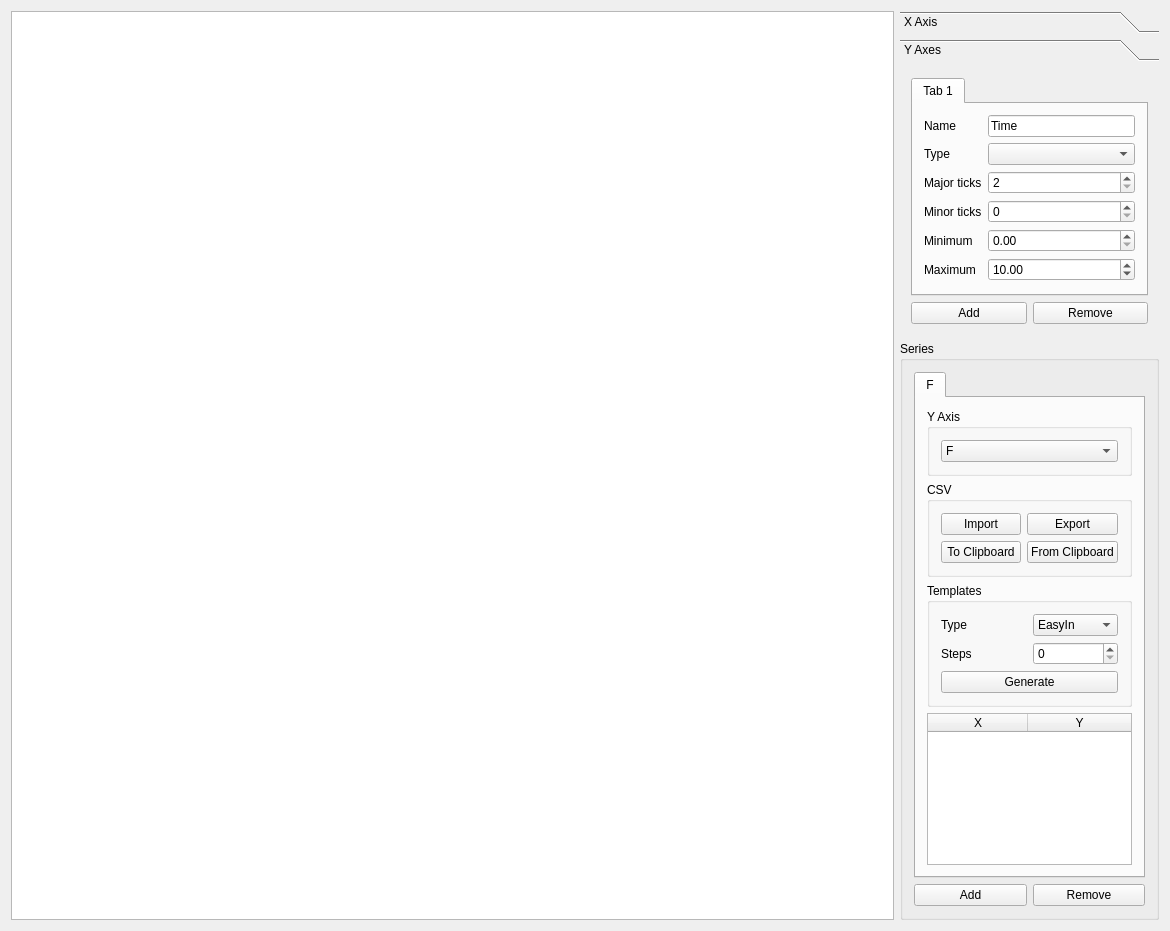
<?xml version="1.0" encoding="UTF-8"?>
<ui version="4.0">
 <class>spaghetti::nodes::values::characteristic_curve::EditorWindow</class>
 <widget class="QMainWindow" name="EditorWindow">
  <property name="geometry">
   <rect>
    <x>0</x>
    <y>0</y>
    <width>1170</width>
    <height>931</height>
   </rect>
  </property>
  <property name="windowTitle">
   <string>Characteristic Curve Editor</string>
  </property>
  <widget class="QWidget" name="centralWidget">
   <layout class="QHBoxLayout" name="horizontalLayout" stretch="10,2">
    <item>
     <widget class="spaghetti::nodes::values::characteristic_curve::EditorWidget" name="editor"/>
    </item>
    <item>
     <layout class="QVBoxLayout" name="verticalLayout" stretch="0,0">
      <property name="sizeConstraint">
       <enum>QLayout::SetDefaultConstraint</enum>
      </property>
      <item>
       <widget class="QToolBox" name="axes">
        <property name="sizePolicy">
         <sizepolicy hsizetype="Preferred" vsizetype="Fixed">
          <horstretch>0</horstretch>
          <verstretch>0</verstretch>
         </sizepolicy>
        </property>
        <property name="currentIndex">
         <number>1</number>
        </property>
        <widget class="QWidget" name="xAxisPage">
         <property name="geometry">
          <rect>
           <x>0</x>
           <y>0</y>
           <width>300</width>
           <height>285</height>
          </rect>
         </property>
         <attribute name="label">
          <string>X Axis</string>
         </attribute>
         <layout class="QGridLayout" name="gridLayout_6">
          <item row="2" column="0" colspan="2">
           <widget class="QGroupBox" name="xAxisRangeBox">
            <property name="title">
             <string>Range</string>
            </property>
            <layout class="QHBoxLayout" name="horizontalLayout_4">
             <item>
              <widget class="QDoubleSpinBox" name="xAxisMinimum">
               <property name="minimum">
                <double>-1000000.000000000000000</double>
               </property>
               <property name="maximum">
                <double>1000000.000000000000000</double>
               </property>
              </widget>
             </item>
             <item>
              <widget class="QDoubleSpinBox" name="xAxisMaximum">
               <property name="minimum">
                <double>-1000000.000000000000000</double>
               </property>
               <property name="maximum">
                <double>1000000.000000000000000</double>
               </property>
               <property name="value">
                <double>10.000000000000000</double>
               </property>
              </widget>
             </item>
            </layout>
           </widget>
          </item>
          <item row="1" column="0" colspan="2">
           <widget class="QGroupBox" name="xAxisTicksBox">
            <property name="title">
             <string>Ticks</string>
            </property>
            <layout class="QHBoxLayout" name="horizontalLayout_6">
             <item>
              <widget class="QSpinBox" name="xAxisMajorTicks">
               <property name="minimum">
                <number>2</number>
               </property>
              </widget>
             </item>
             <item>
              <widget class="QSpinBox" name="xAxisMinorTicks"/>
             </item>
            </layout>
           </widget>
          </item>
          <item row="0" column="0">
           <widget class="QLabel" name="xAxisNameLabel">
            <property name="text">
             <string>Name</string>
            </property>
           </widget>
          </item>
          <item row="0" column="1">
           <widget class="QLineEdit" name="xAxisName">
            <property name="text">
             <string>Time</string>
            </property>
           </widget>
          </item>
          <item row="3" column="0" colspan="2">
           <widget class="QGroupBox" name="xAxisValueBox">
            <property name="title">
             <string>Input</string>
            </property>
            <layout class="QHBoxLayout" name="horizontalLayout_5">
             <item>
              <widget class="QSlider" name="xAxisValueSlider">
               <property name="maximum">
                <number>1000</number>
               </property>
               <property name="orientation">
                <enum>Qt::Horizontal</enum>
               </property>
               <property name="invertedAppearance">
                <bool>false</bool>
               </property>
               <property name="invertedControls">
                <bool>false</bool>
               </property>
               <property name="tickPosition">
                <enum>QSlider::TicksBelow</enum>
               </property>
               <property name="tickInterval">
                <number>100</number>
               </property>
              </widget>
             </item>
             <item>
              <widget class="QDoubleSpinBox" name="xAxisValue">
               <property name="value">
                <double>0.000000000000000</double>
               </property>
              </widget>
             </item>
            </layout>
           </widget>
          </item>
         </layout>
        </widget>
        <widget class="QWidget" name="yAxesPage">
         <property name="geometry">
          <rect>
           <x>0</x>
           <y>0</y>
           <width>286</width>
           <height>300</height>
          </rect>
         </property>
         <property name="sizePolicy">
          <sizepolicy hsizetype="Preferred" vsizetype="Fixed">
           <horstretch>0</horstretch>
           <verstretch>0</verstretch>
          </sizepolicy>
         </property>
         <attribute name="label">
          <string>Y Axes</string>
         </attribute>
         <layout class="QGridLayout" name="gridLayout_7">
          <item row="0" column="0" colspan="2">
           <widget class="QTabWidget" name="yAxes">
            <property name="currentIndex">
             <number>0</number>
            </property>
            <widget class="QWidget" name="yAxisExampleTab">
             <attribute name="title">
              <string>Tab 1</string>
             </attribute>
             <layout class="QGridLayout" name="gridLayout">
              <item row="0" column="0">
               <widget class="QLabel" name="nameLabel">
                <property name="text">
                 <string>Name</string>
                </property>
               </widget>
              </item>
              <item row="0" column="1">
               <widget class="QLineEdit" name="lineEdit_3">
                <property name="text">
                 <string>Time</string>
                </property>
               </widget>
              </item>
              <item row="1" column="0">
               <widget class="QLabel" name="label_17">
                <property name="text">
                 <string>Type</string>
                </property>
               </widget>
              </item>
              <item row="1" column="1">
               <widget class="QComboBox" name="comboBox_3"/>
              </item>
              <item row="2" column="0">
               <widget class="QLabel" name="label_16">
                <property name="text">
                 <string>Major ticks</string>
                </property>
               </widget>
              </item>
              <item row="2" column="1">
               <widget class="QSpinBox" name="spinBox_3">
                <property name="minimum">
                 <number>2</number>
                </property>
               </widget>
              </item>
              <item row="3" column="0">
               <widget class="QLabel" name="label_13">
                <property name="text">
                 <string>Minor ticks</string>
                </property>
               </widget>
              </item>
              <item row="3" column="1">
               <widget class="QSpinBox" name="spinBox_4"/>
              </item>
              <item row="4" column="0">
               <widget class="QLabel" name="label_15">
                <property name="text">
                 <string>Minimum</string>
                </property>
               </widget>
              </item>
              <item row="4" column="1">
               <widget class="QDoubleSpinBox" name="doubleSpinBox_6"/>
              </item>
              <item row="5" column="0">
               <widget class="QLabel" name="label_14">
                <property name="text">
                 <string>Maximum</string>
                </property>
               </widget>
              </item>
              <item row="5" column="1">
               <widget class="QDoubleSpinBox" name="doubleSpinBox_5">
                <property name="value">
                 <double>10.000000000000000</double>
                </property>
               </widget>
              </item>
             </layout>
            </widget>
           </widget>
          </item>
          <item row="1" column="1">
           <widget class="QPushButton" name="removeYAxis">
            <property name="text">
             <string>Remove</string>
            </property>
           </widget>
          </item>
          <item row="1" column="0">
           <widget class="QPushButton" name="addYAxis">
            <property name="text">
             <string>Add</string>
            </property>
           </widget>
          </item>
         </layout>
        </widget>
       </widget>
      </item>
      <item>
       <widget class="QGroupBox" name="seriesBox">
        <property name="title">
         <string>Series</string>
        </property>
        <layout class="QGridLayout" name="gridLayout_5">
         <item row="0" column="0" colspan="2">
          <widget class="QTabWidget" name="series">
           <property name="currentIndex">
            <number>0</number>
           </property>
           <widget class="QWidget" name="tab">
            <attribute name="title">
             <string>F</string>
            </attribute>
            <layout class="QVBoxLayout" name="verticalLayout_3">
             <item>
              <widget class="QGroupBox" name="groupBox_4">
               <property name="title">
                <string>Y Axis</string>
               </property>
               <layout class="QVBoxLayout" name="verticalLayout_2">
                <item>
                 <widget class="QComboBox" name="comboBox">
                  <item>
                   <property name="text">
                    <string>F</string>
                   </property>
                  </item>
                 </widget>
                </item>
               </layout>
              </widget>
             </item>
             <item>
              <widget class="QGroupBox" name="groupBox">
               <property name="title">
                <string>CSV</string>
               </property>
               <layout class="QGridLayout" name="gridLayout_3">
                <item row="0" column="0">
                 <widget class="QPushButton" name="pushButton">
                  <property name="text">
                   <string>Import</string>
                  </property>
                 </widget>
                </item>
                <item row="0" column="1">
                 <widget class="QPushButton" name="pushButton_2">
                  <property name="text">
                   <string>Export</string>
                  </property>
                 </widget>
                </item>
                <item row="1" column="0">
                 <widget class="QPushButton" name="pushButton_3">
                  <property name="text">
                   <string>To Clipboard</string>
                  </property>
                 </widget>
                </item>
                <item row="1" column="1">
                 <widget class="QPushButton" name="pushButton_4">
                  <property name="text">
                   <string>From Clipboard</string>
                  </property>
                 </widget>
                </item>
               </layout>
              </widget>
             </item>
             <item>
              <widget class="QGroupBox" name="groupBox_3">
               <property name="title">
                <string>Templates</string>
               </property>
               <layout class="QGridLayout" name="gridLayout_4">
                <item row="0" column="0">
                 <widget class="QLabel" name="label_3">
                  <property name="text">
                   <string>Type</string>
                  </property>
                 </widget>
                </item>
                <item row="0" column="1">
                 <widget class="QComboBox" name="comboBox_2">
                  <item>
                   <property name="text">
                    <string>EasyIn</string>
                   </property>
                  </item>
                 </widget>
                </item>
                <item row="1" column="0">
                 <widget class="QLabel" name="label_2">
                  <property name="text">
                   <string>Steps</string>
                  </property>
                 </widget>
                </item>
                <item row="1" column="1">
                 <widget class="QSpinBox" name="spinBox_5"/>
                </item>
                <item row="2" column="0" colspan="2">
                 <widget class="QPushButton" name="pushButton_5">
                  <property name="text">
                   <string>Generate</string>
                  </property>
                 </widget>
                </item>
               </layout>
              </widget>
             </item>
             <item>
              <widget class="QTableWidget" name="tableWidget_2">
               <property name="alternatingRowColors">
                <bool>true</bool>
               </property>
               <attribute name="horizontalHeaderStretchLastSection">
                <bool>true</bool>
               </attribute>
               <attribute name="verticalHeaderStretchLastSection">
                <bool>false</bool>
               </attribute>
               <column>
                <property name="text">
                 <string>X</string>
                </property>
               </column>
               <column>
                <property name="text">
                 <string>Y</string>
                </property>
               </column>
              </widget>
             </item>
            </layout>
           </widget>
          </widget>
         </item>
         <item row="1" column="0">
          <widget class="QPushButton" name="addSeries">
           <property name="text">
            <string>Add</string>
           </property>
          </widget>
         </item>
         <item row="1" column="1">
          <widget class="QPushButton" name="removeSeries">
           <property name="text">
            <string>Remove</string>
           </property>
          </widget>
         </item>
        </layout>
       </widget>
      </item>
     </layout>
    </item>
   </layout>
  </widget>
 </widget>
 <layoutdefault spacing="6" margin="11"/>
 <customwidgets>
  <customwidget>
   <class>spaghetti::nodes::values::characteristic_curve::EditorWidget</class>
   <extends>QGraphicsView</extends>
   <header>nodes/values/characteristic_curve/editor_widget.h</header>
  </customwidget>
 </customwidgets>
 <resources/>
 <connections/>
</ui>
